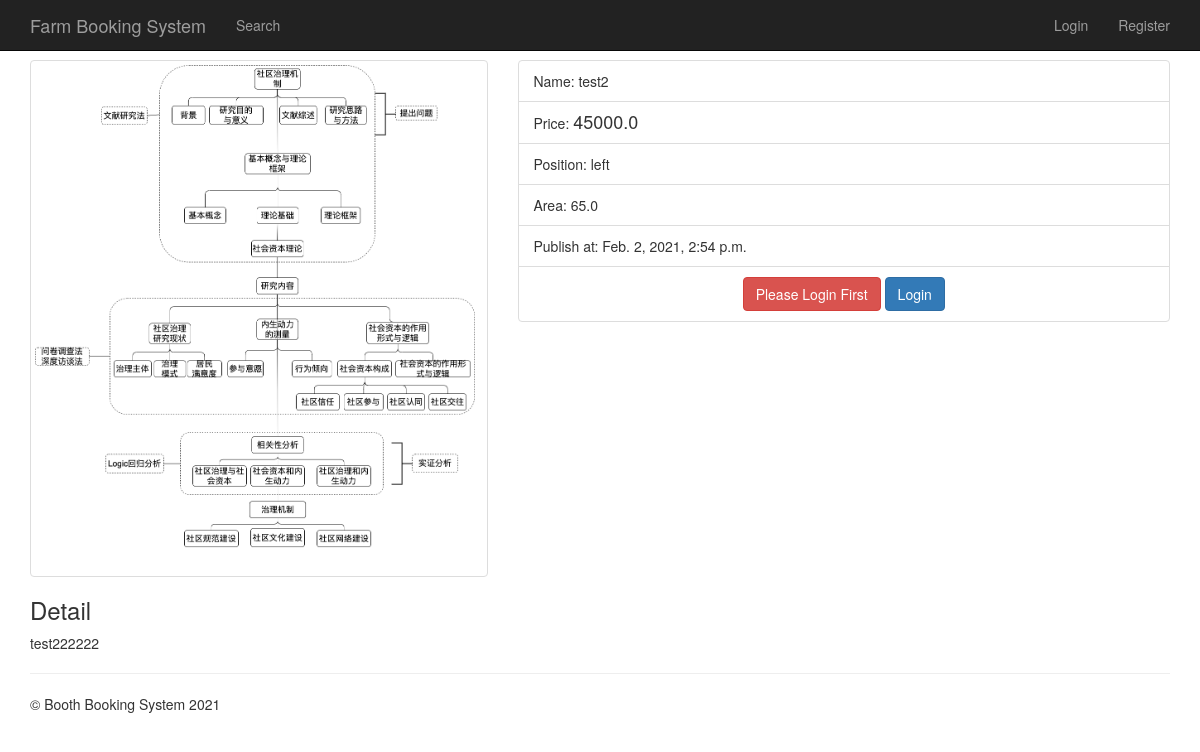
The app's page /detail/2 with its own data.
### booth/models.py (models this page shows, shortened)
class Booth(models.Model):
    name = models.CharField(max_length=32, verbose_name='name')
    picture = models.ImageField(upload_to='boothes')
    description = models.TextField(verbose_name='detail')
    area = models.FloatField(verbose_name='area')
    price = models.FloatField(verbose_name='price')
    position = models.CharField(max_length=64, verbose_name='position')
    create_at = models.DateTimeField(auto_now_add=True, verbose_name='online time')
    STATUS_CHOICES = (
        ('wait to rent', 'wait to rent'),
        ('rented', 'rented'),
    )
    status = models.CharField(max_length=32, verbose_name='status', choices=STATUS_CHOICES, default='wait to rent')
    update_time = models.DateTimeField(verbose_name='update time', auto_now=True)  # 更新时间
    class Meta:
        verbose_name = 'booth'
        verbose_name_plural = verbose_name
        ordering = ('-create_at',)

### booth/views.py (the view)
# urls.py: path('detail/<int:bid>', detail, name='detail'),
def detail(request, bid):
    booth = get_object_or_404(Booth, id=bid)
    return render(request, 'booth/detail.html', {'booth': booth})

### templates/booth/detail.html (shortened to what this page needs)
{% extends "base.html" %}
{% block content %}
    <div class="row">
        <div class="col-md-5">
            <img  src="/media/{{ booth.picture }}" alt="" class="img-responsive img-thumbnail center-block">
        </div>
        <div class="col-md-7">
            <ul class="list-group">
                <li class="list-group-item">Name: {{ booth.name }}</li>
                <li class="list-group-item">Price: <span class="h4">{{ booth.price }}</span></li>
                <li class="list-group-item">Position: {{ booth.position }}</li>
                <li class="list-group-item">Area: {{ booth.area }}</li>
                <li class="list-group-item">Publish at: {{ booth.create_at }}</li>
                <li class="list-group-item text-center">
                    {% if request.user.is_authenticated %}
                        {% if booth.status == 'rented' %}
                            <button class="btn btn-danger" disabled>Have Rented</button>
                            {% else %}
                            <button class="btn btn-primary" data-toggle="modal" data-target="#myModal">Rent</button>
                        {% endif %}
                        {% else %}
                            <a href="#" class="btn btn-danger">Please Login First</a>
                            <a href="{% url 'account:login' %}" class="btn btn-primary">Login</a>
                    {% endif %}
                </li>
            </ul>
        </div>
    </div>
    <h3>Detail</h3>
    <div>
        {{ booth.description }}
    </div>
{% endblock %}

### records on screen
Booth: picture (picture), name "test2", price "45000.0", position "left", area "65.0", create_at "Feb. 2, 2021, 2:54 p.m.", description "test222222"
